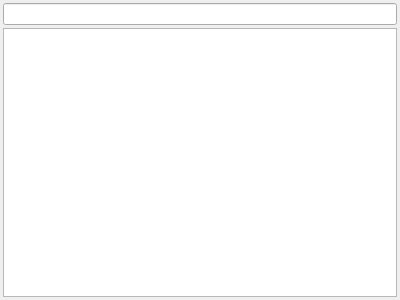
<?xml version="1.0" encoding="UTF-8"?>
<ui version="4.0">
 <class>ShaderGraphEditorToolbox</class>
 <widget class="QWidget" name="ShaderGraphEditorToolbox">
  <property name="geometry">
   <rect>
    <x>0</x>
    <y>0</y>
    <width>400</width>
    <height>300</height>
   </rect>
  </property>
  <property name="windowTitle">
   <string>Form</string>
  </property>
  <layout class="QGridLayout" name="gridLayout">
   <property name="leftMargin">
    <number>3</number>
   </property>
   <property name="topMargin">
    <number>3</number>
   </property>
   <property name="rightMargin">
    <number>3</number>
   </property>
   <property name="bottomMargin">
    <number>3</number>
   </property>
   <property name="spacing">
    <number>3</number>
   </property>
   <item row="0" column="0">
    <widget class="QLineEdit" name="leFilter"/>
   </item>
   <item row="1" column="0">
    <widget class="QTreeView" name="treeView">
     <property name="dragEnabled">
      <bool>true</bool>
     </property>
     <property name="dragDropMode">
      <enum>QAbstractItemView::DragOnly</enum>
     </property>
     <property name="alternatingRowColors">
      <bool>true</bool>
     </property>
     <property name="selectionBehavior">
      <enum>QAbstractItemView::SelectRows</enum>
     </property>
     <property name="allColumnsShowFocus">
      <bool>true</bool>
     </property>
     <attribute name="headerVisible">
      <bool>false</bool>
     </attribute>
    </widget>
   </item>
  </layout>
 </widget>
 <resources/>
 <connections/>
</ui>
